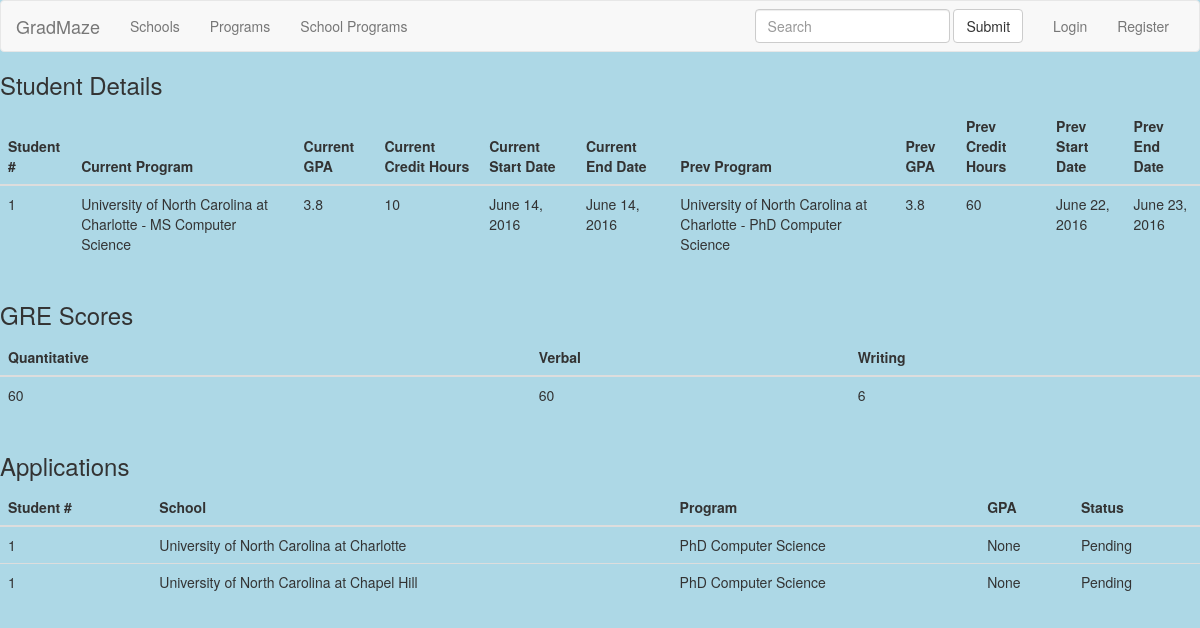
Before: /GradMaze/users/1 with the older database file.
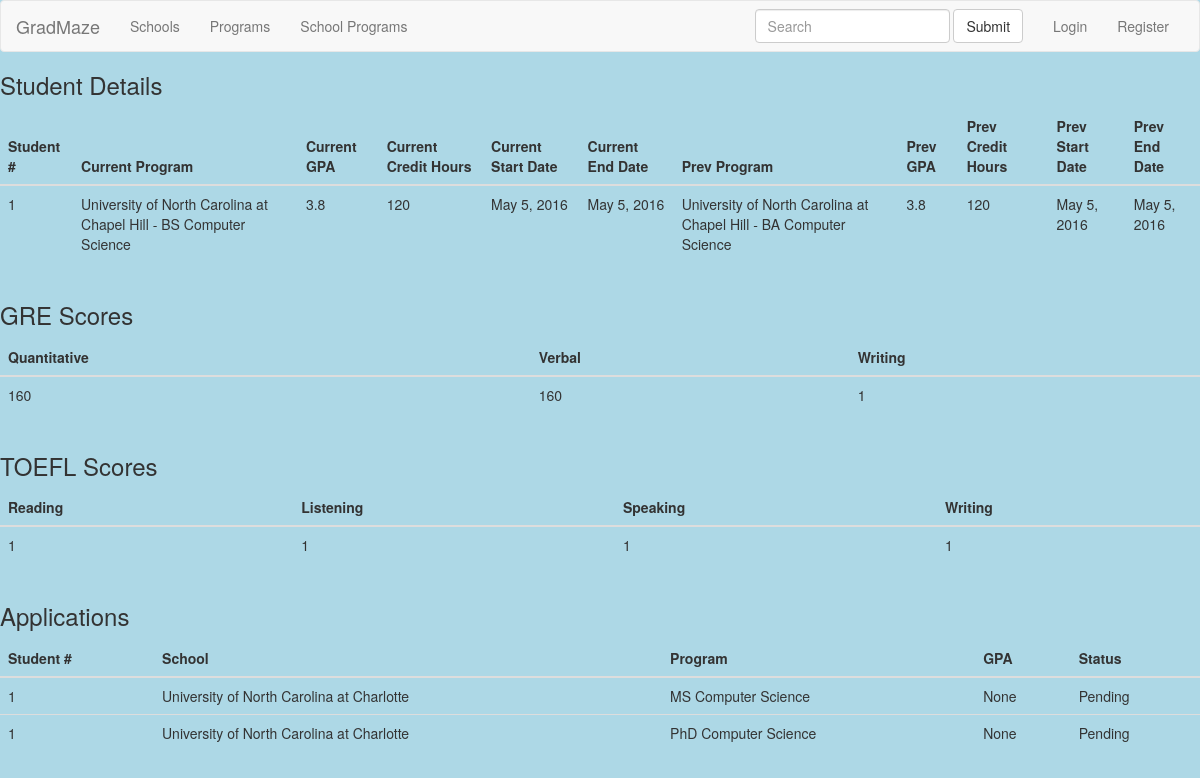
After: the same page with the newer database file.
### main/models.py (models this page shows, shortened)
class Student(models.Model):
    user = models.ForeignKey(User)
    current_program = models.ForeignKey(SchoolProgram, null=True,related_name="current_program")
    current_gpa = models.FloatField(default=4.0,null=True)
    current_credit_hours = models.IntegerField(default=120,null=True)
    current_start_date = models.DateField(default="2016-05-05",null=True)
    current_end_date = models.DateField(default="2016-05-05",null=True)
    prev_program = models.ForeignKey(SchoolProgram, null=True,related_name="prev_program")
    prev_gpa = models.FloatField(default=4.0,null=True)
    prev_credit_hours = models.IntegerField(default=120,null=True)
    prev_start_date = models.DateField(default="2016-05-05",null=True)
    prev_end_date = models.DateField(default="2016-05-05",null=True)
    subscribed = models.NullBooleanField(null=True)

class SchoolProgram(models.Model):
    school = models.ForeignKey(School)
    program = models.ForeignKey(Program)
    greverbal = models.IntegerField(null=True)
    greapti = models.IntegerField(null=True)
    grewriting = models.IntegerField(null=True)
    toeflreading = models.IntegerField(null=True)
    toefllistening = models.IntegerField(null=True)
    toeflspeaking = models.IntegerField(null=True)
    toeflwriting = models.IntegerField(null=True)
    gpa = models.FloatField( null=True)
    def __str__(self):
        return str(self.school) + " - " + str(self.program)

class School(models.Model):
    name = models.CharField(max_length=50)
    abbr = models.CharField(max_length=5, null=True)
    greverbal = models.IntegerField( null=True)
    greapti = models.IntegerField( null=True)
    grewriting = models.IntegerField(null=True)
    toeflreading = models.IntegerField(null=True)
    toefllistening = models.IntegerField(null=True)
    toeflspeaking = models.IntegerField(null=True)
    toeflwriting = models.IntegerField(null=True)
    gpa = models.FloatField( null=True)
    def __str__(self):
        return str(self.name)

class Program(models.Model):
    name = models.CharField(max_length=50)
    level = models.CharField(max_length=50)  # Masters/PhD/PSM
    school_level = models.CharField(max_length=50) # Graduate vs Undergraduate
    greverbal = models.IntegerField(null=True)
    greapti = models.IntegerField(null=True)
    grewriting = models.IntegerField(null=True)
    toeflreading = models.IntegerField(null=True)
    toefllistening = models.IntegerField(null=True)
    toeflspeaking = models.IntegerField(null=True)
    toeflwriting = models.IntegerField(null=True)
    gpa = models.FloatField(null=True)
    def __str__(self):
        return str(self.level) + " " + str(self.name)

class GREScore(models.Model):
    student = models.ForeignKey(Student)
    verb = models.IntegerField(validators=[MinValueValidator(130), MaxValueValidator(170)])
    quant = models.IntegerField(validators=[MinValueValidator(130), MaxValueValidator(170)])
    write = models.IntegerField(validators=[MinValueValidator(0), MaxValueValidator(6)])

class Application(models.Model):
    student = models.ForeignKey(Student)
    date_submitted = models.DateField()
    date_updated = models.DateField()
    school_program = models.ForeignKey(SchoolProgram)
    STATUSCHOICES = (
        ('Pending', 'Pending'),
        ('Accepted', 'Accepted'),
        ('Denied', 'Denied'),
    )
    status = models.CharField(max_length=50, choices=STATUSCHOICES)

class TOEFLScore(models.Model):
    student = models.ForeignKey(Student)
    reading = models.IntegerField(validators=[MinValueValidator(0), MaxValueValidator(30)])
    listening = models.IntegerField(validators=[MinValueValidator(0), MaxValueValidator(30)])
    speaking = models.IntegerField(validators=[MinValueValidator(0), MaxValueValidator(30)])
    writing = models.IntegerField(validators=[MinValueValidator(0), MaxValueValidator(30)])

### main/views.py (the view)
# urls.py: url(r'^users/(?P<pk>\d+)$', views.DetailStudentListView.as_view(), name='detail-student'),
class DetailStudentListView(ListView):
    template_name = 'details_student_list.html'
    def get(self, request, *args, **kwargs):
        try:
            application_details = Application.objects.filter(student__user_id=self.kwargs['pk'])
        except Application.DoesNotExist:
            application_details=[]
        try:
            student=Student.objects.get(user_id=self.kwargs['pk'])
        except Student.DoesNotExist:
            student=[]
        try:
            gre_scores=GREScore.objects.get(student__user_id=self.kwargs['pk'])
        except GREScore.DoesNotExist:
            gre_scores=[]
        try:
            toelf_scores=TOEFLScore.objects.get(student__user_id=self.kwargs['pk'])
        except TOEFLScore.DoesNotExist:
            toelf_scores=[]
        params = {
            'application_details':application_details,
            'student': student,
            'toelf_scores': toelf_scores,
            'gre_scores': gre_scores
        }
        return render(request,self.template_name,params)

### templates/details_student_list.html (shortened to what this page needs)
{% extends "base.html" %}
{% block content %}
    <h3>Student Details</h3>
        <div class="table-responsive">
          <table class="table">
            <thead>
              <tr>
                <th>Student #</th>
                <th>Current Program</th>
                <th>Current GPA</th>
                <th>Current Credit Hours</th>
                <th>Current Start Date</th>
                <th>Current End Date</th>
                <th>Prev Program</th>
                <th>Prev GPA</th>
                <th>Prev Credit Hours</th>
                <th>Prev Start Date</th>
                <th>Prev End Date</th>
              </tr>
            </thead>
            <tbody>
              <tr>
                <td>{{ student.user_id }}</td>
                <td>{{ student.current_program}}</td>
                <td>{{ student.current_gpa }}</td>
                <td>{{ student.current_credit_hours}}</td>
                <td>{{ student.current_start_date}}</td>
                <td>{{ student.current_end_date}}</td>
                <td>{{ student.prev_program }}</td>
                <td>{{ student.prev_gpa }}</td>
                <td>{{ student.prev_credit_hours }}</td>
                <td>{{ student.prev_start_date }}</td>
                <td>{{ student.prev_end_date }}</td>
              </tr>
            </tbody>
          </table>
        </div>
    {% if  gre_scores%}
    <h3>GRE Scores</h3>
    <div class="table-responsive">
          <table class="table">
            <thead>
              <tr>
                <th>Quantitative</th>
                <th>Verbal</th>
                <th>Writing</th>
              </tr>
            </thead>
            <tbody>
              <tr>
                <td>{{ gre_scores.quant }}</td>
                <td>{{ gre_scores.verb}}</td>
                <td>{{ gre_scores.write}}</td>
              </tr>
            </tbody>
          </table>
    </div>
    {% endif %}
    {% if toelf_scores %}
    <h3>TOEFL Scores</h3>
    <div class="table-responsive">
          <table class="table">
            <thead>
              <tr>
                <th>Reading</th>
                <th>Listening</th>
                <th>Speaking</th>
                  <th>Writing</th>
              </tr>
            </thead>
            <tbody>
              <tr>
                <td>{{ toelf_scores.reading }}</td>
                <td>{{ toelf_scores.listening}}</td>
                <td>{{ toelf_scores.speaking}}</td>
                <td>{{ toelf_scores.writing}}</td>
              </tr>
            </tbody>
          </table>
    </div>
    {% endif %}
    {% if  application_details%}
    <h3>Applications</h3>
        <div class="table-responsive">
          <table class="table">
            <thead>
              <tr>
                <th>Student #</th>
                <th>School</th>
                <th>Program</th>
                <th>GPA</th>
                <th>Status</th>
              </tr>
            </thead>
            <tbody>
              {% for application in application_details %}
              <tr>
                <td>{{ application.student.user_id }}</td>
                <td>{{ application.school_program.school}}</td>
                <td>{{ application.school_program.program}}</td>
                <td>{{ application.school_program.gpa}}</td>
                <td>{{ application.status }}</td>
              </tr>
              {% endfor %}
            </tbody>
          </table>
        </div>
    {% endif %}
{% endblock %}

### templates/base.html (shortened to what this page needs)
{% load staticfiles %}
<!DOCTYPE html>
<html>
<head>
    <link href="{% static 'css/bootstrap.min.css' %}" rel="stylesheet">
    <link href="{% static 'css/base.css' %}" rel="stylesheet">
</head>
<body>
    <nav class="navbar navbar-default">
        <div class="container-fluid">
            <div class="navbar-header">
                <a class="navbar-brand" href="{% url 'index' %}">GradMaze</a>
            </div>
            <div class="collapse navbar-collapse" id="bs-example-navbar-collapse-1">
                <ul class="nav navbar-nav">
                    <li><a href="{% url 'school-list' %}">Schools</a></li>
                    <li><a href="{% url 'program-list' %}">Programs</a></li>
                    <li><a href="{% url 'school-program-list' %}">School Programs</a></li>
                </ul>
                <ul class="nav navbar-nav navbar-right">
                    {% if user.is_authenticated %}
                        <li><a href="{% url 'manage' %}">{{ user.get_username }}</a></li>
                        <li><a href="{% url 'logout' %}">Logout</a></li>
                    {% else %}
                        <li><a href="{% url 'login' %}">Login</a></li>
                        <li><a href="{% url 'register' %}">Register</a></li>
                    {% endif %}
                </ul>
                <form class="navbar-form navbar-right" role="search" action="{%url 'advanced-search-results' %}" method="post">
                    <div class="form-group">
                        <input type="text" id="search_bar" class="form-control" placeholder="Search" name="query_string">
                    </div>
                    <button type="submit" class="btn btn-default">Submit</button>
                </form>
            </div>
        </div>
    </nav>
    {% block content %}{% endblock %}
</body>
</html>

### static/css/base.css (style rules this page uses)
html body { background-color: lightblue; }

Changed rows visible on the page:
removed GREScore: quant "60", verb "60", write "6"
removed Application: student.user_id "1", school_program.school "University of North Carolina at Chapel Hill", school_program.program "PhD Computer Science", school_program.gpa "None", status "Pending"
changed Student: current_program "University of North Carolina at Charlotte - MS Computer Science" → "University of North Carolina at Chapel Hill - BS Computer Science"; current_credit_hours "10" → "120"; current_start_date "June 14, 2016" → "May 5, 2016"; current_end_date "June 14, 2016" → "May 5, 2016"; prev_program "University of North Carolina at Charlotte - PhD Computer Science" → "University of North Carolina at Chapel Hill - BA Computer Science"; prev_credit_hours "60" → "120"; prev_start_date "June 22, 2016" → "May 5, 2016"; prev_end_date "June 23, 2016" → "May 5, 2016"
added GREScore: quant "160", verb "160", write "1"
added TOEFLScore: reading "1", listening "1", speaking "1", writing "1"
added Application: student.user_id "1", school_program.school "University of North Carolina at Charlotte", school_program.program "MS Computer Science", school_program.gpa "None", status "Pending"
Other visible differences:
text now shown: "TOEFL Scores Reading Listening Speaking Writing"
